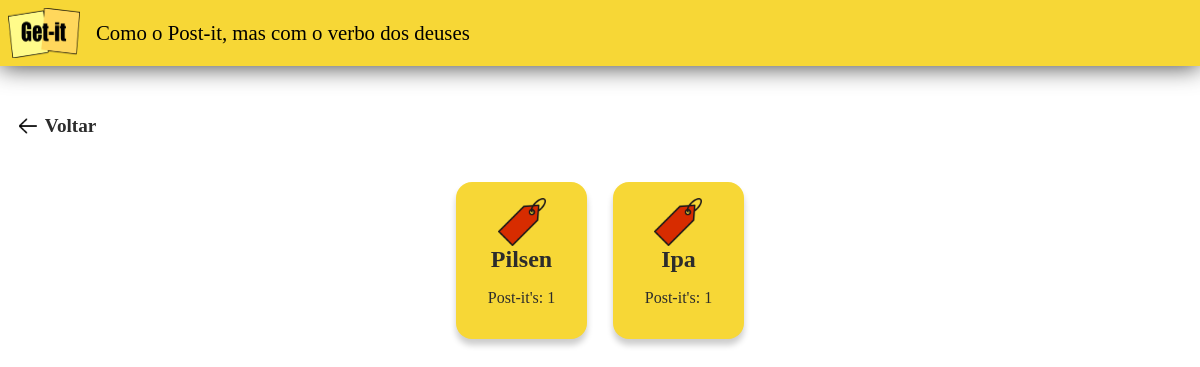
The app's page /tags/ with its own data.
### beers/models.py (models this page shows, shortened)
class Tag(models.Model):
    text = models.CharField(max_length=25)

### beers/views.py (the view)
def tags(request):
    all_tags = Tag.objects.all()
    count = {}
    for tag in all_tags:
        count[tag.id] = Beer.objects.filter(tag__id__exact=tag.id).count() or 0
    context = {
        "tags": all_tags,
        "counter": count
    }
    return render(
        request=request,
        template_name='beers/tags.html',
        context=context
    )

### beers/templates/beers/tags.html (shortened to what this page needs)
{% extends "beers/base.html" %}
{% load static %}
{% block content %}
<div class="appbar">
    <div class="title-appbar">
        <img src="{% static 'beers/img/logo-rustys.png' %}" class="logo"/>
        <p class="subtitle main-font">Como o Post-it, mas com o verbo dos deuses</p>
    </div>
</div>
<a class="back-beers up-effect" href="{% url 'beers:index' %}">
    <img width="24" src="{% static 'beers/img/left-arrow.png' %}">
    <span style="padding-left: 0.3rem;">Voltar</span>
</a>
{% if tags %}
    <div class="tag-container">
    {% for tag in tags %}
            <a class="tag-box tag-card-text" href="{% url 'beers:beers_by_tag' tag.id %}">
                <img src="{% static 'beers/img/tag.png' %}" class="tag-img" />
                <h2 class="h2">{{ tag.text }}</h2>
                {% for tag_id, tag_counter in counter.items %}
                    {% if tag.id == tag_id %}
                        <p>Post-it's: {{ tag_counter }}</p>
                    {% endif %}
                {% endfor %}
            </a>
    {% endfor %}
    </div>
{% else %}
    <p class="no-tag main-font">Não há nenhuma tag por aqui...</p>
{% endif %}
{% endblock %}

### beers/static/beers/css/rustys.css (style rules this page uses)
html, body { font-family: "Roboto", sans-serif; }
a { text-decoration: none; color: #2c2c2c; }
.appbar { background-color: #f7d736; display: flex; flex-direction: row; justify-content: space-between; box-shadow: 0 1px 24px rgba(0, 0, 0, 0.75); margin-bottom: 2rem; width: 100%; }
.title-appbar { display: flex; flex-direction: row; }
.tag-img { width: 3rem; }
.logo { width: 6%; margin: 0.5rem; }
.subtitle { font-size: 1.3rem; align-self: center; margin-left: 0.5rem; }
.main-font { font-family: "Permanent Marker", cursive; }
.tag-card-text { display: flex; text-decoration: none; color: #2c2c2c; text-align: center; justify-content: center; align-items: center; height: 100%; }
.h2 { margin: 0; }
.back-beers { display: flex; flex-direction: row; align-items: center; font-family: "Permanent Marker", cursive; font-size: 1.2rem; padding: 1rem; font-weight: bold; text-decoration: none; color: #2c2c2c; width: fit-content; }
.tag-box { font-family: "Permanent Marker", cursive; display: flex; flex-direction: column; justify-content: center; flex-wrap: wrap; margin: .8rem; padding: 1rem 2rem; background-color: #f7d736; border-radius: 1rem; box-shadow: 0 6px 6px 0 rgba(0, 0, 0, 0.2); }
.tag-container { display: flex; flex-direction: row; justify-content: center; flex-wrap: wrap; padding: 1rem; }

### records on screen
Tag: text "Pilsen", counter "1"
Tag: text "Ipa", counter "1"
